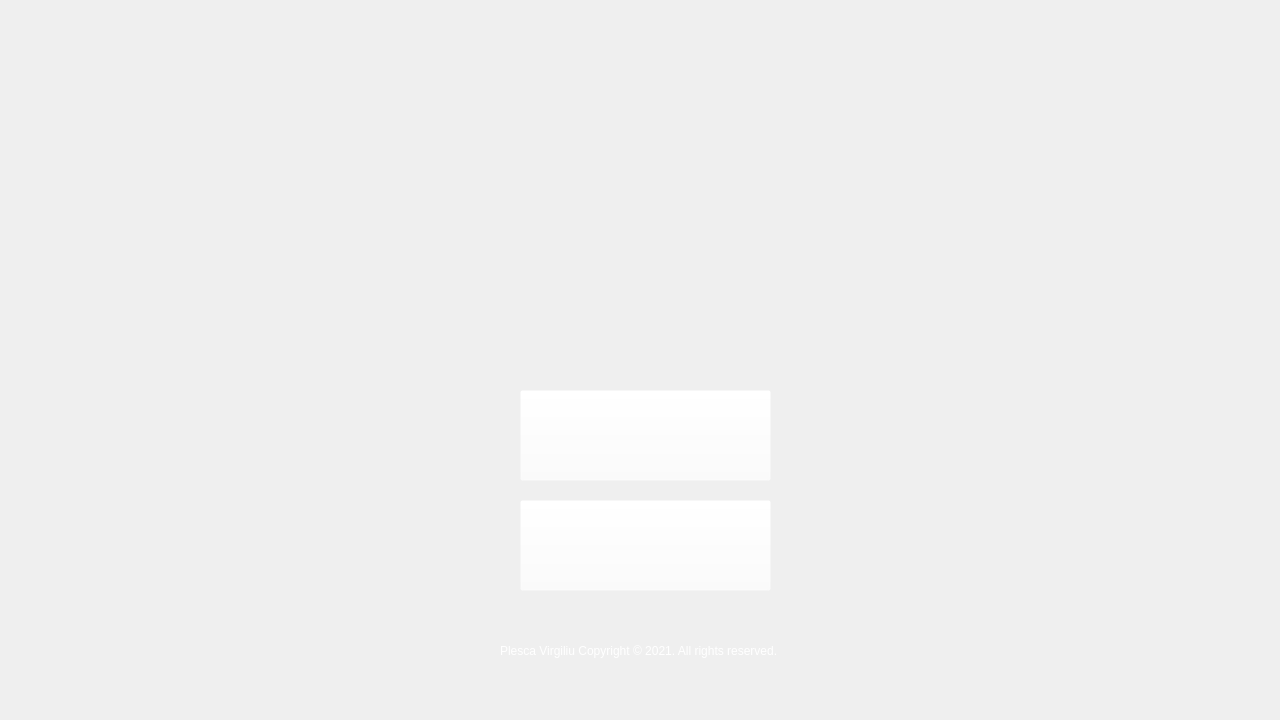
<?xml version="1.0" encoding="UTF-8"?>
<ui version="4.0">
 <class>MainWindow</class>
 <widget class="QMainWindow" name="MainWindow">
  <property name="enabled">
   <bool>true</bool>
  </property>
  <property name="geometry">
   <rect>
    <x>0</x>
    <y>0</y>
    <width>1280</width>
    <height>720</height>
   </rect>
  </property>
  <property name="windowTitle">
   <string>MainWindow</string>
  </property>
  <property name="styleSheet">
   <string notr="true">QStackedWidget#stackedWidget{
background-image: url(:/BGHD/BgHD.png);
}</string>
  </property>
  <widget class="QWidget" name="centralwidget">
   <widget class="QStackedWidget" name="stackedWidget">
    <property name="geometry">
     <rect>
      <x>0</x>
      <y>0</y>
      <width>1281</width>
      <height>721</height>
     </rect>
    </property>
    <property name="styleSheet">
     <string notr="true">background-color: rgba(255, 255, 255, 0);</string>
    </property>
    <property name="currentIndex">
     <number>0</number>
    </property>
    <widget class="QWidget" name="main_menu">
     <widget class="QLabel" name="label_3">
      <property name="geometry">
       <rect>
        <x>410</x>
        <y>90</y>
        <width>471</width>
        <height>201</height>
       </rect>
      </property>
      <property name="styleSheet">
       <string notr="true">image: url(:/Logo/Logo.png);</string>
      </property>
      <property name="text">
       <string/>
      </property>
     </widget>
     <widget class="QLabel" name="label_4">
      <property name="geometry">
       <rect>
        <x>500</x>
        <y>640</y>
        <width>311</width>
        <height>21</height>
       </rect>
      </property>
      <property name="styleSheet">
       <string notr="true">color: rgb(255, 255, 255);</string>
      </property>
      <property name="text">
       <string>Plesca Virgiliu Copyright © 2021. All rights reserved.</string>
      </property>
     </widget>
     <widget class="QPushButton" name="startBtn">
      <property name="geometry">
       <rect>
        <x>520</x>
        <y>390</y>
        <width>251</width>
        <height>91</height>
       </rect>
      </property>
      <property name="cursor">
       <cursorShape>PointingHandCursor</cursorShape>
      </property>
      <property name="styleSheet">
       <string notr="true">image: url(:/startBtn/Start.png);</string>
      </property>
      <property name="text">
       <string/>
      </property>
     </widget>
     <widget class="QPushButton" name="quitBtn">
      <property name="geometry">
       <rect>
        <x>520</x>
        <y>500</y>
        <width>251</width>
        <height>91</height>
       </rect>
      </property>
      <property name="cursor">
       <cursorShape>PointingHandCursor</cursorShape>
      </property>
      <property name="styleSheet">
       <string notr="true">
image: url(:/quitbtn/Quit.png);</string>
      </property>
      <property name="text">
       <string/>
      </property>
     </widget>
    </widget>
    <widget class="QWidget" name="game">
     <widget class="QLabel" name="label_8">
      <property name="geometry">
       <rect>
        <x>500</x>
        <y>640</y>
        <width>311</width>
        <height>21</height>
       </rect>
      </property>
      <property name="styleSheet">
       <string notr="true">color: rgb(255, 255, 255);</string>
      </property>
      <property name="text">
       <string>Plesca Virgiliu Copyright © 2021. All rights reserved.</string>
      </property>
     </widget>
     <widget class="QPushButton" name="paperBtn">
      <property name="geometry">
       <rect>
        <x>1050</x>
        <y>500</y>
        <width>151</width>
        <height>131</height>
       </rect>
      </property>
      <property name="cursor">
       <cursorShape>PointingHandCursor</cursorShape>
      </property>
      <property name="styleSheet">
       <string notr="true">border-radius: 20px;
image: url(:/circles/paper.png);</string>
      </property>
      <property name="text">
       <string/>
      </property>
     </widget>
     <widget class="QPushButton" name="mainMenuLb">
      <property name="geometry">
       <rect>
        <x>80</x>
        <y>560</y>
        <width>251</width>
        <height>81</height>
       </rect>
      </property>
      <property name="cursor">
       <cursorShape>PointingHandCursor</cursorShape>
      </property>
      <property name="styleSheet">
       <string notr="true">border-radius: 20px;
image: url(:/mmenu/Mmenu.png);</string>
      </property>
      <property name="text">
       <string/>
      </property>
     </widget>
     <widget class="QPushButton" name="rockBtn">
      <property name="geometry">
       <rect>
        <x>730</x>
        <y>500</y>
        <width>151</width>
        <height>131</height>
       </rect>
      </property>
      <property name="cursor">
       <cursorShape>PointingHandCursor</cursorShape>
      </property>
      <property name="styleSheet">
       <string notr="true">border-radius: 20px;
image: url(:/circles/rockFinal.png);</string>
      </property>
      <property name="text">
       <string/>
      </property>
     </widget>
     <widget class="QLabel" name="ComputerLb">
      <property name="geometry">
       <rect>
        <x>40</x>
        <y>100</y>
        <width>421</width>
        <height>311</height>
       </rect>
      </property>
      <property name="styleSheet">
       <string notr="true">
image: url(:/circles/questionMark.png);</string>
      </property>
      <property name="text">
       <string/>
      </property>
     </widget>
     <widget class="QFrame" name="CenterLb">
      <property name="geometry">
       <rect>
        <x>490</x>
        <y>230</y>
        <width>301</width>
        <height>131</height>
       </rect>
      </property>
      <property name="frameShape">
       <enum>QFrame::StyledPanel</enum>
      </property>
      <property name="frameShadow">
       <enum>QFrame::Raised</enum>
      </property>
     </widget>
     <widget class="QLabel" name="PlayerLb">
      <property name="geometry">
       <rect>
        <x>810</x>
        <y>100</y>
        <width>421</width>
        <height>311</height>
       </rect>
      </property>
      <property name="styleSheet">
       <string notr="true">image: url(:/circles/questionMark.png);</string>
      </property>
      <property name="text">
       <string/>
      </property>
     </widget>
     <widget class="QLabel" name="RezultatLb">
      <property name="geometry">
       <rect>
        <x>440</x>
        <y>130</y>
        <width>421</width>
        <height>51</height>
       </rect>
      </property>
      <property name="font">
       <font>
        <family>Open Sans</family>
        <pointsize>20</pointsize>
        <weight>75</weight>
        <bold>true</bold>
       </font>
      </property>
      <property name="styleSheet">
       <string notr="true">color: rgb(255, 255, 255);</string>
      </property>
      <property name="text">
       <string/>
      </property>
     </widget>
     <widget class="QPushButton" name="scrissorsBtn">
      <property name="geometry">
       <rect>
        <x>890</x>
        <y>500</y>
        <width>151</width>
        <height>131</height>
       </rect>
      </property>
      <property name="cursor">
       <cursorShape>PointingHandCursor</cursorShape>
      </property>
      <property name="styleSheet">
       <string notr="true">border-radius: 20px;
image: url(:/circles/scrissors.png);</string>
      </property>
      <property name="text">
       <string/>
      </property>
     </widget>
     <widget class="QLabel" name="RezultatLb_2">
      <property name="geometry">
       <rect>
        <x>160</x>
        <y>50</y>
        <width>211</width>
        <height>51</height>
       </rect>
      </property>
      <property name="font">
       <font>
        <family>Open Sans</family>
        <pointsize>20</pointsize>
        <weight>75</weight>
        <bold>true</bold>
       </font>
      </property>
      <property name="styleSheet">
       <string notr="true">color: rgb(255, 255, 255);</string>
      </property>
      <property name="text">
       <string>Calculatorul</string>
      </property>
     </widget>
     <widget class="QLabel" name="RezultatLb_3">
      <property name="geometry">
       <rect>
        <x>950</x>
        <y>50</y>
        <width>171</width>
        <height>51</height>
       </rect>
      </property>
      <property name="font">
       <font>
        <family>Open Sans</family>
        <pointsize>20</pointsize>
        <weight>75</weight>
        <bold>true</bold>
       </font>
      </property>
      <property name="styleSheet">
       <string notr="true">color: rgb(255, 255, 255);</string>
      </property>
      <property name="text">
       <string>Jucatorul</string>
      </property>
     </widget>
    </widget>
   </widget>
  </widget>
 </widget>
 <resources>
  <include location="img/BGHD.qrc"/>
  <include location="img/mmenu.qrc"/>
  <include location="img/rock.qrc"/>
  <include location="img/quit.qrc"/>
  <include location="img/Start.qrc"/>
  <include location="img/Logo.qrc"/>
 </resources>
 <connections/>
</ui>
